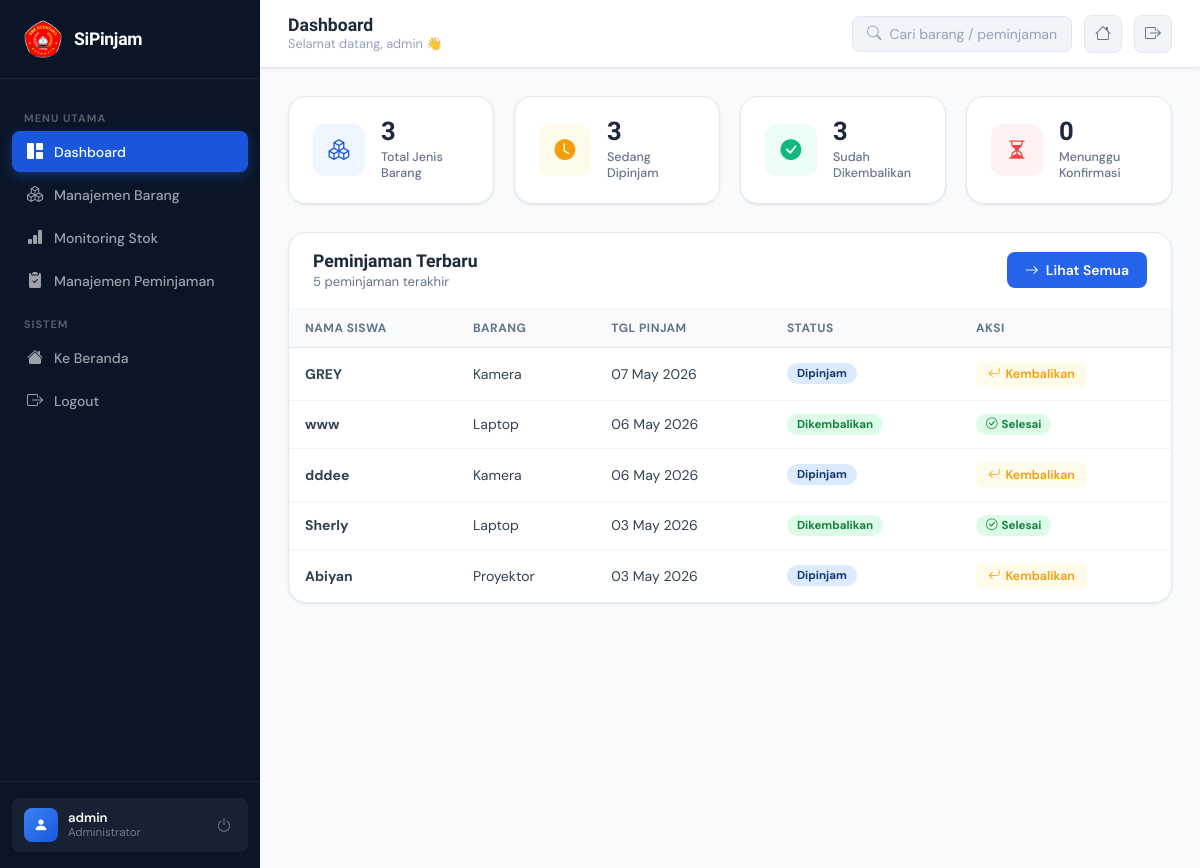
Page /admin/dashboard.php (signed in) on the committed database.
### tables this page shows
CREATE TABLE `peminjaman` (
  `id` int(11) NOT NULL,
  `nama_peminjam` varchar(100) DEFAULT NULL,
  `kelas` varchar(50) DEFAULT NULL,
  `id_barang` int(11) DEFAULT NULL,
  `jumlah` int(11) DEFAULT NULL,
  `tgl_pinjam` date DEFAULT NULL,
  `tgl_kembali` date DEFAULT NULL,
  `status` varchar(50) DEFAULT NULL,
  `jam_pinjam` time DEFAULT NULL,
  `jam_kembali` time DEFAULT NULL
);

CREATE TABLE `barang` (
  `id` int(11) NOT NULL,
  `nama_barang` varchar(100) DEFAULT NULL,
  `deskripsi` text DEFAULT NULL,
  `stok` int(11) NOT NULL DEFAULT 0,
  `foto` varchar(255) DEFAULT NULL
);

### admin/dashboard.php (the view, shortened to what this page needs)
<?php
include '../koneksi.php';
$total_barang   = mysqli_fetch_assoc(mysqli_query($conn, "SELECT COUNT(*) as total FROM barang"))['total'];
$total_pinjam   = mysqli_fetch_assoc(mysqli_query($conn, "SELECT COUNT(*) as total FROM peminjaman WHERE status='dipinjam'"))['total'];
$total_kembali  = mysqli_fetch_assoc(mysqli_query($conn, "SELECT COUNT(*) as total FROM peminjaman WHERE status='dikembalikan'"))['total'];
$menunggu       = mysqli_fetch_assoc(mysqli_query($conn, "SELECT COUNT(*) as total FROM peminjaman WHERE status='menunggu'"))['total'];
?>
<!DOCTYPE html>
<html lang="id">
<head>
  <link href="https://cdn.jsdelivr.net/npm/bootstrap-icons@1.11.3/font/bootstrap-icons.css" rel="stylesheet">
  <link rel="stylesheet" href="../assets/css/dashboard.css">
</head>
<body>
<aside class="sidebar" id="sidebar">
  <a href="#" class="sidebar-brand" onclick="showSection('dashboard')">
  <div class="sidebar-brand-icon">
    <img src="../assets/img/logo-smk.png" alt="SMK Ketintang" />
  </div>
  <div class="sidebar-brand-name">SiPinjam</div>
</a>
  <nav class="sidebar-nav">
    <div class="nav-section-label">Menu Utama</div>
    <a class="nav-item active" id="nav-dashboard" onclick="showSection('dashboard')">
      <i class="bi bi-grid-1x2-fill"></i> Dashboard
    </a>
    <a class="nav-item" id="nav-barang" onclick="showSection('barang')">
      <i class="bi bi-boxes"></i> Manajemen Barang
    </a>
    <a class="nav-item" id="nav-stok" onclick="showSection('stok')">
      <i class="bi bi-bar-chart-fill"></i> Monitoring Stok
    </a>
    <a class="nav-item" id="nav-peminjaman" onclick="showSection('peminjaman')">
      <i class="bi bi-clipboard2-check-fill"></i> Manajemen Peminjaman
    </a>
    <div class="nav-section-label">Sistem</div>
    <a class="nav-item" href="../index.php">
      <i class="bi bi-house-fill"></i> Ke Beranda
    </a>
    <a class="nav-item" href="logout.php">
      <i class="bi bi-box-arrow-right"></i> Logout
    </a>
  </nav>
  <div class="sidebar-footer">
    <div class="sidebar-user">
      <div class="sidebar-avatar"><i class="bi bi-person-fill"></i></div>
      <div>
        <div class="sidebar-user-name"><?= htmlspecialchars($_SESSION['username']) ?></div>
        <div class="sidebar-user-role">Administrator</div>
      </div>
      <a href="logout.php" class="sidebar-logout" title="Logout">
        <i class="bi bi-power"></i>
      </a>
    </div>
  </div>
</aside>
<header class="topbar">
  <div class="topbar-left">
    <div>
      <div class="topbar-title" id="topbarTitle">Dashboard</div>
      <div class="topbar-subtitle">Selamat datang, <?= htmlspecialchars($_SESSION['username']) ?> 👋</div>
    </div>
  </div>
  <div class="topbar-right">
    <div class="topbar-search">
      <i class="bi bi-search"></i>
      <input type="text" placeholder="Cari barang / peminjaman..." id="globalSearch" oninput="handleGlobalSearch(this.value)">
    </div>
    <a href="../index.php" class="topbar-btn" title="Ke Beranda"><i class="bi bi-house"></i></a>
    <a href="logout.php" class="topbar-btn" title="Logout"><i class="bi bi-box-arrow-right"></i></a>
  </div>
</header>
<main class="main-content">
  <section class="page-section active" id="sec-dashboard">
    <div class="stats-grid">
      <div class="stat-card">
        <div class="stat-icon si-blue"><i class="bi bi-boxes"></i></div>
        <div class="stat-info">
          <div class="stat-value"><?= $total_barang ?></div>
          <div class="stat-label">Total Jenis Barang</div>
        </div>
      </div>
      <div class="stat-card">
        <div class="stat-icon si-amber"><i class="bi bi-clock-fill"></i></div>
        <div class="stat-info">
          <div class="stat-value"><?= $total_pinjam ?></div>
          <div class="stat-label">Sedang Dipinjam</div>
        </div>
      </div>
      <div class="stat-card">
        <div class="stat-icon si-green"><i class="bi bi-check-circle-fill"></i></div>
        <div class="stat-info">
          <div class="stat-value"><?= $total_kembali ?></div>
          <div class="stat-label">Sudah Dikembalikan</div>
        </div>
      </div>
      <div class="stat-card">
        <div class="stat-icon si-red"><i class="bi bi-hourglass-split"></i></div>
        <div class="stat-info">
          <div class="stat-value"><?= $menunggu ?></div>
          <div class="stat-label">Menunggu Konfirmasi</div>
        </div>
      </div>
    </div>
    <div class="dash-card">
      <div class="dash-card-header">
        <div>
          <div class="section-title">Peminjaman Terbaru</div>
          <div class="section-subtitle">5 peminjaman terakhir</div>
        </div>
        <button class="btn-primary-dash" onclick="showSection('peminjaman')">
          <i class="bi bi-arrow-right"></i> Lihat Semua
        </button>
      </div>
      <div class="table-wrap">
        <table class="dash-table">
          <thead>
            <tr>
              <th>Nama Siswa</th>
              <th>Barang</th>
              <th>Tgl Pinjam</th>
              <th>Status</th>
              <th>Aksi</th>
            </tr>
          </thead>
          <tbody>
            <?php
            $q = mysqli_query($conn, "
              SELECT p.*, b.nama_barang
              FROM peminjaman p
              LEFT JOIN barang b ON p.id_barang = b.id
              ORDER BY p.id DESC LIMIT 5
            ");
            while($row = mysqli_fetch_assoc($q)):
              $badge = match($row['status']) {
                'menunggu'      => 'badge-yellow',
                'dipinjam'      => 'badge-blue',
                'dikembalikan'  => 'badge-green',
                default         => 'badge-gray'
              };
              $label = match($row['status']) {
                'menunggu'      => 'Menunggu',
                'dipinjam'      => 'Dipinjam',
                'dikembalikan'  => 'Dikembalikan',
                default         => $row['status']
              };
            ?>
            <tr>
              <td><strong><?= htmlspecialchars($row['nama_peminjam']) ?></strong></td>
              <td><?= htmlspecialchars($row['nama_barang'] ?? '-') ?></td>
              <td><?= date('d M Y', strtotime($row['tgl_pinjam'])) ?></td>
              <td><span class="badge-dash <?= $badge ?>"><?= $label ?></span></td>
              <td>
                <?php if($row['status'] == 'menunggu'): ?>
                  <a href="aksi_peminjaman.php?aksi=konfirmasi&id=<?= $row['id'] ?>" class="btn-sm-act btn-ok"><i class="bi bi-check-lg"></i> Konfirmasi</a>
                <?php elseif($row['status'] == 'dipinjam'): ?>
                  <a href="aksi_peminjaman.php?aksi=kembali&id=<?= $row['id'] ?>" class="btn-sm-act btn-return"><i class="bi bi-arrow-return-left"></i> Kembalikan</a>
                <?php else: ?>
                  <span class="badge-dash badge-green"><i class="bi bi-check-circle"></i> Selesai</span>
                <?php endif; ?>
              </td>
            </tr>
            <?php endwhile; ?>
          </tbody>
        </table>
      </div>
    </div>
  </section>
</main>
</body>
</html>

### rows in the picture
peminjaman: nama_peminjam "GREY", id_barang.nama_barang "Kamera", tgl_pinjam "07 May 2026", status "Dipinjam"
peminjaman: nama_peminjam "www", id_barang.nama_barang "Laptop", tgl_pinjam "06 May 2026", status "Dikembalikan", shows "Selesai"
peminjaman: nama_peminjam "dddee", id_barang.nama_barang "Kamera", tgl_pinjam "06 May 2026", status "Dipinjam"
peminjaman: nama_peminjam "Sherly", id_barang.nama_barang "Laptop", tgl_pinjam "03 May 2026", status "Dikembalikan", shows "Selesai"
peminjaman: nama_peminjam "Abiyan", id_barang.nama_barang "Proyektor", tgl_pinjam "03 May 2026", status "Dipinjam"

### other values in the picture
$_SESSION['username'] "admin"
$total_barang "3"
$total_pinjam "3"
$total_kembali "3"
$menunggu "0"
